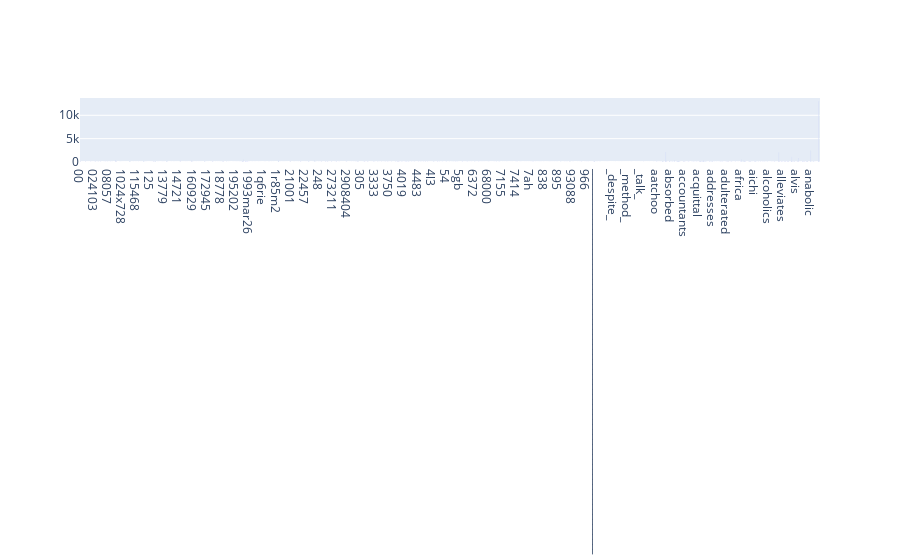

Here is the notebook cell this chart was saved with:
### Markdown cell above
### >>> **Exercise 13 (take home):**
If you want a nicer interactive visualization here, I would encourage you try to install and use plotly to achieve this.

### Code cell
# Answer here
import plotly.graph_objs as go
from plotly.offline import iplot
import plotly.figure_factory as ff
import pandas as pd

g = [go.Bar(x=count_vect.get_feature_names(), 
            y=term_frequencies)]


iplot(g)

### Figure 1 — Plotly figure (JSON) as saved in the notebook; plotly's stock layout.template omitted (floating-point values rounded to 4 significant figures; data arrays with more than 128 entries replaced by an {"elided": "..."} marker saying what was removed)
{"data": [{"type": "bar", "x": {"elided": "5000 str values"}, "y": {"elided": "5000 int values"}}], "layout": {}}
